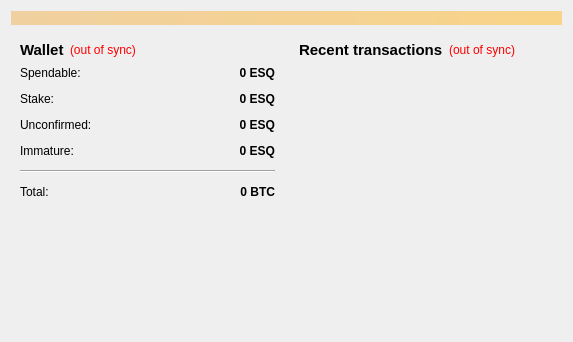
<?xml version="1.0" encoding="UTF-8"?>
<ui version="4.0">
 <class>OverviewPage</class>
 <widget class="QWidget" name="OverviewPage">
  <property name="geometry">
   <rect>
    <x>0</x>
    <y>0</y>
    <width>573</width>
    <height>342</height>
   </rect>
  </property>
  <property name="windowTitle">
   <string>Form</string>
  </property>
  <layout class="QVBoxLayout" name="topLayout">
   <item>
    <widget class="QLabel" name="labelAlerts">
     <property name="visible">
      <bool>false</bool>
     </property>
     <property name="styleSheet">
      <string notr="true">background-color: qlineargradient(x1: 0, y1: 0, x2: 1, y2: 0, stop:0 #F0D0A0, stop:1 #F8D488);  color:#000000
</string>
     </property>
     <property name="wordWrap">
      <bool>true</bool>
     </property>
     <property name="margin">
      <number>3</number>
     </property>
    </widget>
   </item>
   <item>
    <layout class="QHBoxLayout" name="horizontalLayout" stretch="1,1">
     <item>
      <layout class="QVBoxLayout" name="verticalLayout_2">
       <item>
        <widget class="QWidget" name="widget" native="true">
         <layout class="QVBoxLayout" name="verticalLayout_4">
          <item>
           <layout class="QHBoxLayout" name="horizontalLayout_4">
            <item>
             <widget class="QLabel" name="label_5">
              <property name="font">
               <font>
                <pointsize>11</pointsize>
                <weight>75</weight>
                <bold>true</bold>
               </font>
              </property>
              <property name="text">
               <string>Wallet</string>
              </property>
             </widget>
            </item>
            <item>
             <widget class="QLabel" name="labelWalletStatus">
              <property name="toolTip">
               <string>The displayed information may be out of date. Your wallet automatically synchronizes with the Estoque network after a connection is established, but this process has not completed yet.</string>
              </property>
              <property name="styleSheet">
               <string notr="true">QLabel { color: red; }</string>
              </property>
              <property name="text">
               <string notr="true">(out of sync)</string>
              </property>
              <property name="alignment">
               <set>Qt::AlignLeading|Qt::AlignLeft|Qt::AlignVCenter</set>
              </property>
             </widget>
            </item>
            <item>
             <spacer name="horizontalSpacer_2">
              <property name="orientation">
               <enum>Qt::Horizontal</enum>
              </property>
              <property name="sizeHint" stdset="0">
               <size>
                <width>40</width>
                <height>20</height>
               </size>
              </property>
             </spacer>
            </item>
           </layout>
          </item>
          <item>
           <layout class="QFormLayout" name="formLayout_2">
            <property name="fieldGrowthPolicy">
             <enum>QFormLayout::AllNonFixedFieldsGrow</enum>
            </property>
            <property name="horizontalSpacing">
             <number>12</number>
            </property>
            <property name="verticalSpacing">
             <number>12</number>
            </property>
            <item row="0" column="0">
             <widget class="QLabel" name="label">
              <property name="text">
               <string>Spendable:</string>
              </property>
             </widget>
            </item>
            <item row="0" column="1">
             <widget class="QLabel" name="labelBalance">
              <property name="font">
               <font>
                <weight>75</weight>
                <bold>true</bold>
               </font>
              </property>
              <property name="cursor">
               <cursorShape>IBeamCursor</cursorShape>
              </property>
              <property name="toolTip">
               <string>Your current spendable balance</string>
              </property>
              <property name="text">
               <string notr="true">0 ESQ</string>
              </property>
              <property name="alignment">
               <set>Qt::AlignRight|Qt::AlignTrailing|Qt::AlignVCenter</set>
              </property>
              <property name="textInteractionFlags">
               <set>Qt::LinksAccessibleByMouse|Qt::TextSelectableByKeyboard|Qt::TextSelectableByMouse</set>
              </property>
             </widget>
            </item>
            <item row="1" column="0">
             <widget class="QLabel" name="label_6">
              <property name="text">
               <string>Stake:</string>
              </property>
             </widget>
            </item>
            <item row="1" column="1">
             <widget class="QLabel" name="labelStake">
              <property name="font">
               <font>
                <weight>75</weight>
                <bold>true</bold>
               </font>
              </property>
              <property name="cursor">
               <cursorShape>IBeamCursor</cursorShape>
              </property>
              <property name="toolTip">
               <string>Total of coins that was staked, and do not yet count toward the current balance</string>
              </property>
              <property name="text">
               <string notr="true">0 ESQ</string>
              </property>
              <property name="alignment">
               <set>Qt::AlignRight|Qt::AlignTrailing|Qt::AlignVCenter</set>
              </property>
              <property name="textInteractionFlags">
               <set>Qt::LinksAccessibleByMouse|Qt::TextSelectableByKeyboard|Qt::TextSelectableByMouse</set>
              </property>
             </widget>
            </item>
            <item row="2" column="0">
             <widget class="QLabel" name="label_3">
              <property name="text">
               <string>Unconfirmed:</string>
              </property>
             </widget>
            </item>
            <item row="2" column="1">
             <widget class="QLabel" name="labelUnconfirmed">
              <property name="font">
               <font>
                <weight>75</weight>
                <bold>true</bold>
               </font>
              </property>
              <property name="cursor">
               <cursorShape>IBeamCursor</cursorShape>
              </property>
              <property name="toolTip">
               <string>Total of transactions that have yet to be confirmed, and do not yet count toward the current balance</string>
              </property>
              <property name="text">
               <string notr="true">0 ESQ</string>
              </property>
              <property name="alignment">
               <set>Qt::AlignRight|Qt::AlignTrailing|Qt::AlignVCenter</set>
              </property>
              <property name="textInteractionFlags">
               <set>Qt::LinksAccessibleByMouse|Qt::TextSelectableByKeyboard|Qt::TextSelectableByMouse</set>
              </property>
             </widget>
            </item>
            <item row="3" column="0">
             <widget class="QLabel" name="labelImmatureText">
              <property name="text">
               <string>Immature:</string>
              </property>
             </widget>
            </item>
            <item row="3" column="1">
             <widget class="QLabel" name="labelImmature">
              <property name="font">
               <font>
                <weight>75</weight>
                <bold>true</bold>
               </font>
              </property>
              <property name="toolTip">
               <string>Mined balance that has not yet matured</string>
              </property>
              <property name="text">
               <string notr="true">0 ESQ</string>
              </property>
              <property name="alignment">
               <set>Qt::AlignRight|Qt::AlignTrailing|Qt::AlignVCenter</set>
              </property>
              <property name="textInteractionFlags">
               <set>Qt::LinksAccessibleByMouse|Qt::TextSelectableByKeyboard|Qt::TextSelectableByMouse</set>
              </property>
             </widget>
            </item>
            <item row="4" column="0" colspan="2">
             <widget class="Line" name="line">
              <property name="orientation">
               <enum>Qt::Horizontal</enum>
              </property>
             </widget>
            </item>
            <item row="5" column="0">
             <widget class="QLabel" name="labelTotalText">
              <property name="text">
               <string>Total:</string>
              </property>
             </widget>
            </item>
            <item row="5" column="1">
             <widget class="QLabel" name="labelTotal">
              <property name="font">
               <font>
                <weight>75</weight>
                <bold>true</bold>
               </font>
              </property>
              <property name="cursor">
               <cursorShape>IBeamCursor</cursorShape>
              </property>
              <property name="toolTip">
               <string>Your current total balance</string>
              </property>
              <property name="text">
               <string notr="true">0 BTC</string>
              </property>
              <property name="alignment">
               <set>Qt::AlignRight|Qt::AlignTrailing|Qt::AlignVCenter</set>
              </property>
              <property name="textInteractionFlags">
               <set>Qt::LinksAccessibleByMouse|Qt::TextSelectableByKeyboard|Qt::TextSelectableByMouse</set>
              </property>
             </widget>
            </item>
           </layout>
          </item>
         </layout>
        </widget>
       </item>
       <item>
        <spacer name="verticalSpacer">
         <property name="orientation">
          <enum>Qt::Vertical</enum>
         </property>
         <property name="sizeHint" stdset="0">
          <size>
           <width>20</width>
           <height>40</height>
          </size>
         </property>
        </spacer>
       </item>
      </layout>
     </item>
     <item>
      <layout class="QVBoxLayout" name="verticalLayout_3">
       <item>
        <widget class="QWidget" name="widget_2" native="true">
         <layout class="QVBoxLayout" name="verticalLayout">
          <item>
           <layout class="QHBoxLayout" name="horizontalLayout_2">
            <item>
             <widget class="QLabel" name="label_4">
              <property name="font">
               <font>
                <pointsize>11</pointsize>
                <weight>75</weight>
                <bold>true</bold>
               </font>
              </property>
              <property name="text">
               <string>&lt;b&gt;Recent transactions&lt;/b&gt;</string>
              </property>
             </widget>
            </item>
            <item>
             <widget class="QLabel" name="labelTransactionsStatus">
              <property name="toolTip">
               <string>The displayed information may be out of date. Your wallet automatically synchronizes with the Estoque network after a connection is established, but this process has not completed yet.</string>
              </property>
              <property name="styleSheet">
               <string notr="true">QLabel { color: red; }</string>
              </property>
              <property name="text">
               <string notr="true">(out of sync)</string>
              </property>
              <property name="alignment">
               <set>Qt::AlignRight|Qt::AlignTrailing|Qt::AlignVCenter</set>
              </property>
             </widget>
            </item>
            <item>
             <spacer name="horizontalSpacer">
              <property name="orientation">
               <enum>Qt::Horizontal</enum>
              </property>
              <property name="sizeHint" stdset="0">
               <size>
                <width>40</width>
                <height>20</height>
               </size>
              </property>
             </spacer>
            </item>
           </layout>
          </item>
          <item>
           <widget class="QListView" name="listTransactions">
            <property name="styleSheet">
             <string notr="true">QListView { background: transparent; }</string>
            </property>
            <property name="frameShape">
             <enum>QFrame::NoFrame</enum>
            </property>
            <property name="verticalScrollBarPolicy">
             <enum>Qt::ScrollBarAlwaysOff</enum>
            </property>
            <property name="horizontalScrollBarPolicy">
             <enum>Qt::ScrollBarAlwaysOff</enum>
            </property>
            <property name="selectionMode">
             <enum>QAbstractItemView::NoSelection</enum>
            </property>
           </widget>
          </item>
         </layout>
        </widget>
       </item>
      </layout>
     </item>
    </layout>
   </item>
  </layout>
 </widget>
 <resources/>
 <connections/>
</ui>
